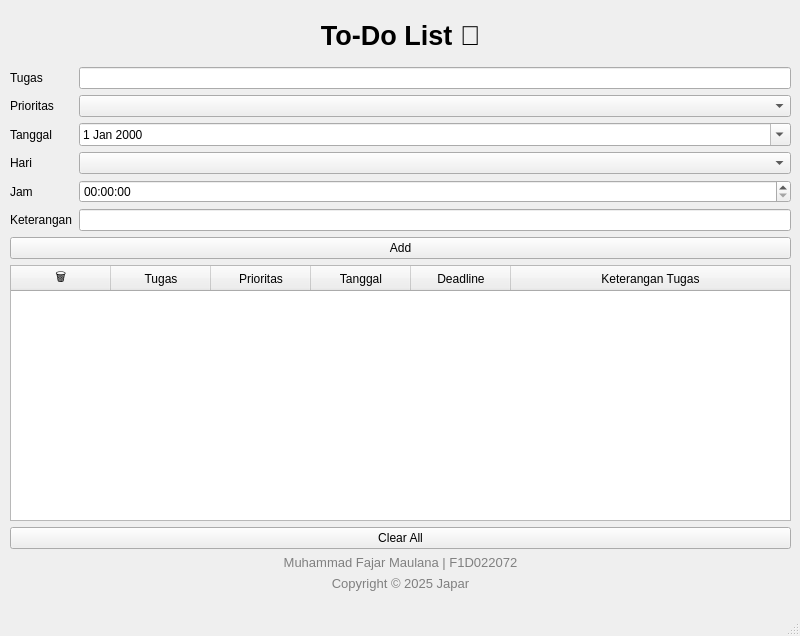
<?xml version="1.0" encoding="UTF-8"?>
<ui version="4.0">
 <class>MainWindow</class>
 <widget class="QMainWindow" name="MainWindow">
  <property name="geometry">
   <rect>
    <x>0</x>
    <y>0</y>
    <width>800</width>
    <height>636</height>
   </rect>
  </property>
  <property name="windowTitle">
   <string>MainWindow</string>
  </property>
  <widget class="QWidget" name="centralwidget">
   <widget class="QWidget" name="formLayoutWidget">
    <property name="geometry">
     <rect>
      <x>10</x>
      <y>10</y>
      <width>781</width>
      <height>581</height>
     </rect>
    </property>
    <layout class="QFormLayout" name="formLayout">
     <item row="2" column="0">
      <widget class="QLabel" name="TaskLabel">
       <property name="styleSheet">
        <string notr="true">font: 8pt &quot;Poppins&quot;;</string>
       </property>
       <property name="text">
        <string>Tugas</string>
       </property>
      </widget>
     </item>
     <item row="2" column="1">
      <widget class="QLineEdit" name="txt_task"/>
     </item>
     <item row="3" column="0">
      <widget class="QLabel" name="PriorityLabel">
       <property name="styleSheet">
        <string notr="true">font: 8pt &quot;Poppins&quot;;</string>
       </property>
       <property name="text">
        <string>Prioritas</string>
       </property>
      </widget>
     </item>
     <item row="3" column="1">
      <widget class="QComboBox" name="cmb_priority">
       <item>
        <property name="text">
         <string/>
        </property>
       </item>
       <item>
        <property name="text">
         <string>Rendah</string>
        </property>
       </item>
       <item>
        <property name="text">
         <string>Sedang</string>
        </property>
       </item>
       <item>
        <property name="text">
         <string>Tinggi</string>
        </property>
       </item>
      </widget>
     </item>
     <item row="4" column="0">
      <widget class="QLabel" name="DateLabel">
       <property name="styleSheet">
        <string notr="true">font: 8pt &quot;Poppins&quot;;</string>
       </property>
       <property name="text">
        <string>Tanggal</string>
       </property>
      </widget>
     </item>
     <item row="4" column="1">
      <widget class="QDateEdit" name="date_due_date">
       <property name="calendarPopup">
        <bool>true</bool>
       </property>
      </widget>
     </item>
     <item row="5" column="0">
      <widget class="QLabel" name="dayLabel">
       <property name="styleSheet">
        <string notr="true">font: 8pt &quot;Poppins&quot;;</string>
       </property>
       <property name="text">
        <string>Hari</string>
       </property>
      </widget>
     </item>
     <item row="5" column="1">
      <widget class="QComboBox" name="cmb_priority_2">
       <item>
        <property name="text">
         <string/>
        </property>
       </item>
       <item>
        <property name="text">
         <string>Senin</string>
        </property>
       </item>
       <item>
        <property name="text">
         <string>Selasa</string>
        </property>
       </item>
       <item>
        <property name="text">
         <string>Rabu</string>
        </property>
       </item>
       <item>
        <property name="text">
         <string>Kamis</string>
        </property>
       </item>
       <item>
        <property name="text">
         <string>Jumat</string>
        </property>
       </item>
       <item>
        <property name="text">
         <string>Sabtu</string>
        </property>
       </item>
       <item>
        <property name="text">
         <string>Minggu</string>
        </property>
       </item>
      </widget>
     </item>
     <item row="6" column="0">
      <widget class="QLabel" name="JamLabel">
       <property name="styleSheet">
        <string notr="true">font: 8pt &quot;Poppins&quot;;</string>
       </property>
       <property name="text">
        <string>Jam</string>
       </property>
      </widget>
     </item>
     <item row="6" column="1">
      <widget class="QTimeEdit" name="time_due_time"/>
     </item>
     <item row="7" column="0">
      <widget class="QLabel" name="InfoLabel">
       <property name="styleSheet">
        <string notr="true">font: 8pt &quot;Poppins&quot;;</string>
       </property>
       <property name="text">
        <string>Keterangan</string>
       </property>
      </widget>
     </item>
     <item row="7" column="1">
      <widget class="QLineEdit" name="txt_description"/>
     </item>
     <item row="8" column="0" colspan="2">
      <widget class="QPushButton" name="btn_add_task">
       <property name="styleSheet">
        <string notr="true"/>
       </property>
       <property name="text">
        <string>Add</string>
       </property>
      </widget>
     </item>
     <item row="9" column="0" colspan="2">
      <widget class="QTableWidget" name="table_todo">
       <property name="columnCount">
        <number>6</number>
       </property>
       <attribute name="horizontalHeaderStretchLastSection">
        <bool>true</bool>
       </attribute>
       <column>
        <property name="text">
         <string> 🗑️ </string>
        </property>
       </column>
       <column>
        <property name="text">
         <string>Tugas</string>
        </property>
       </column>
       <column>
        <property name="text">
         <string>Prioritas</string>
        </property>
       </column>
       <column>
        <property name="text">
         <string>Tanggal</string>
        </property>
       </column>
       <column>
        <property name="text">
         <string>Deadline</string>
        </property>
       </column>
       <column>
        <property name="text">
         <string>Keterangan Tugas</string>
        </property>
       </column>
      </widget>
     </item>
     <item row="10" column="0" colspan="2">
      <widget class="QPushButton" name="btn_clear_task">
       <property name="styleSheet">
        <string notr="true"/>
       </property>
       <property name="text">
        <string>Clear All</string>
       </property>
      </widget>
     </item>
     <item row="11" column="0" colspan="2">
      <widget class="QLabel" name="id_student">
       <property name="enabled">
        <bool>false</bool>
       </property>
       <property name="styleSheet">
        <string notr="true">font-size: 10pt; color: gray;</string>
       </property>
       <property name="text">
        <string>Muhammad Fajar Maulana | F1D022072</string>
       </property>
       <property name="alignment">
        <set>Qt::AlignCenter</set>
       </property>
      </widget>
     </item>
     <item row="12" column="0" colspan="2">
      <widget class="QLabel" name="Copyright">
       <property name="enabled">
        <bool>false</bool>
       </property>
       <property name="styleSheet">
        <string notr="true">font-size: 10pt; color: gray;</string>
       </property>
       <property name="text">
        <string>Copyright © 2025 Japar</string>
       </property>
       <property name="alignment">
        <set>Qt::AlignCenter</set>
       </property>
      </widget>
     </item>
     <item row="1" column="0" colspan="2">
      <widget class="QLabel" name="lbl_title">
       <property name="toolTip">
        <string>&lt;html&gt;&lt;head/&gt;&lt;body&gt;&lt;p align=&quot;right&quot;&gt;&lt;br/&gt;&lt;/p&gt;&lt;/body&gt;&lt;/html&gt;</string>
       </property>
       <property name="whatsThis">
        <string>&lt;html&gt;&lt;head/&gt;&lt;body&gt;&lt;p align=&quot;right&quot;&gt;&lt;br/&gt;&lt;/p&gt;&lt;/body&gt;&lt;/html&gt;</string>
       </property>
       <property name="styleSheet">
        <string notr="true">font-size: 20pt; font-weight: bold; margin: 10px;</string>
       </property>
       <property name="text">
        <string>To-Do List 📝</string>
       </property>
       <property name="alignment">
        <set>Qt::AlignCenter</set>
       </property>
      </widget>
     </item>
    </layout>
   </widget>
  </widget>
  <widget class="QMenuBar" name="menubar">
   <property name="geometry">
    <rect>
     <x>0</x>
     <y>0</y>
     <width>800</width>
     <height>26</height>
    </rect>
   </property>
  </widget>
  <widget class="QStatusBar" name="statusbar"/>
 </widget>
 <resources/>
 <connections/>
</ui>
